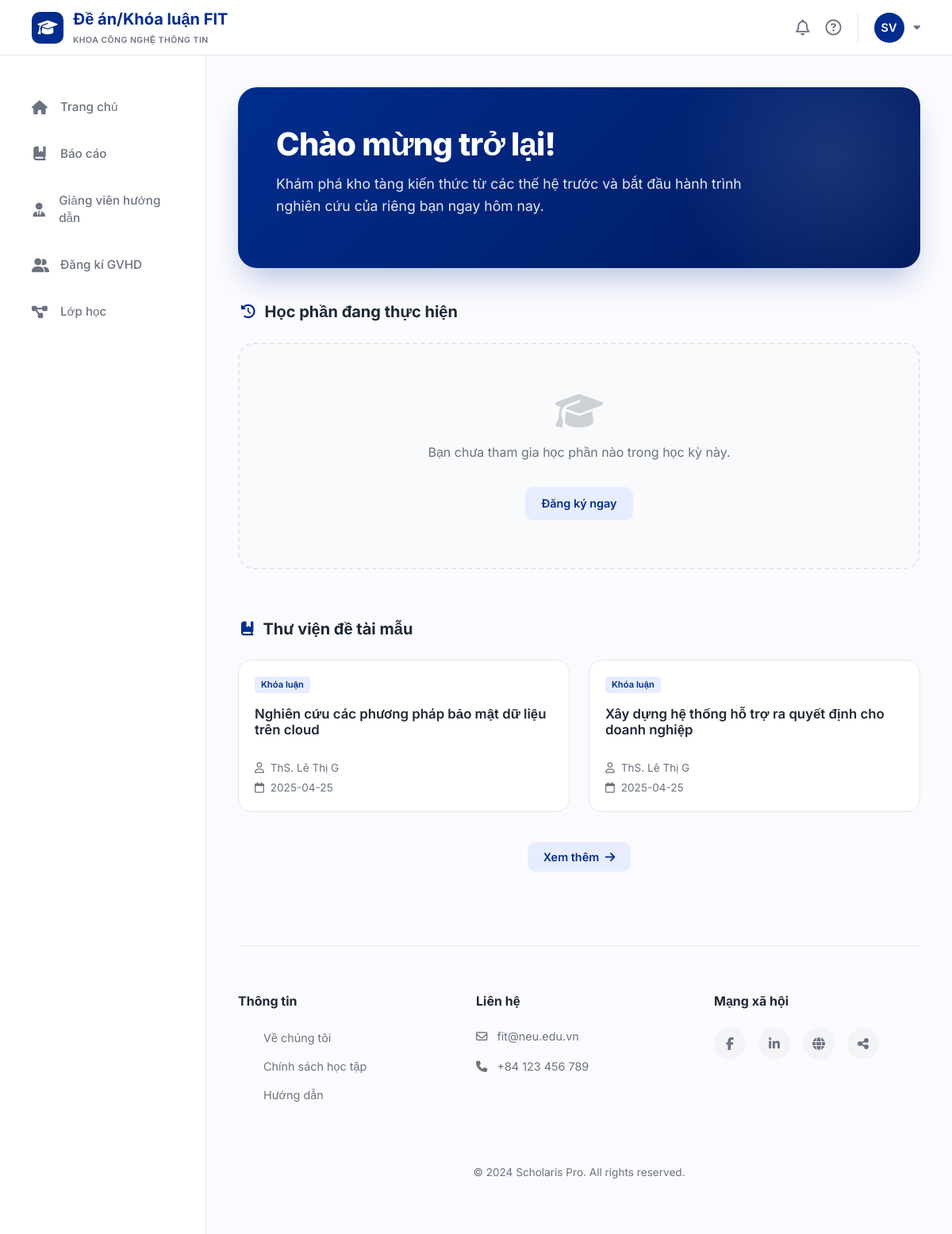
Page /home (signed in) on the earlier database version.
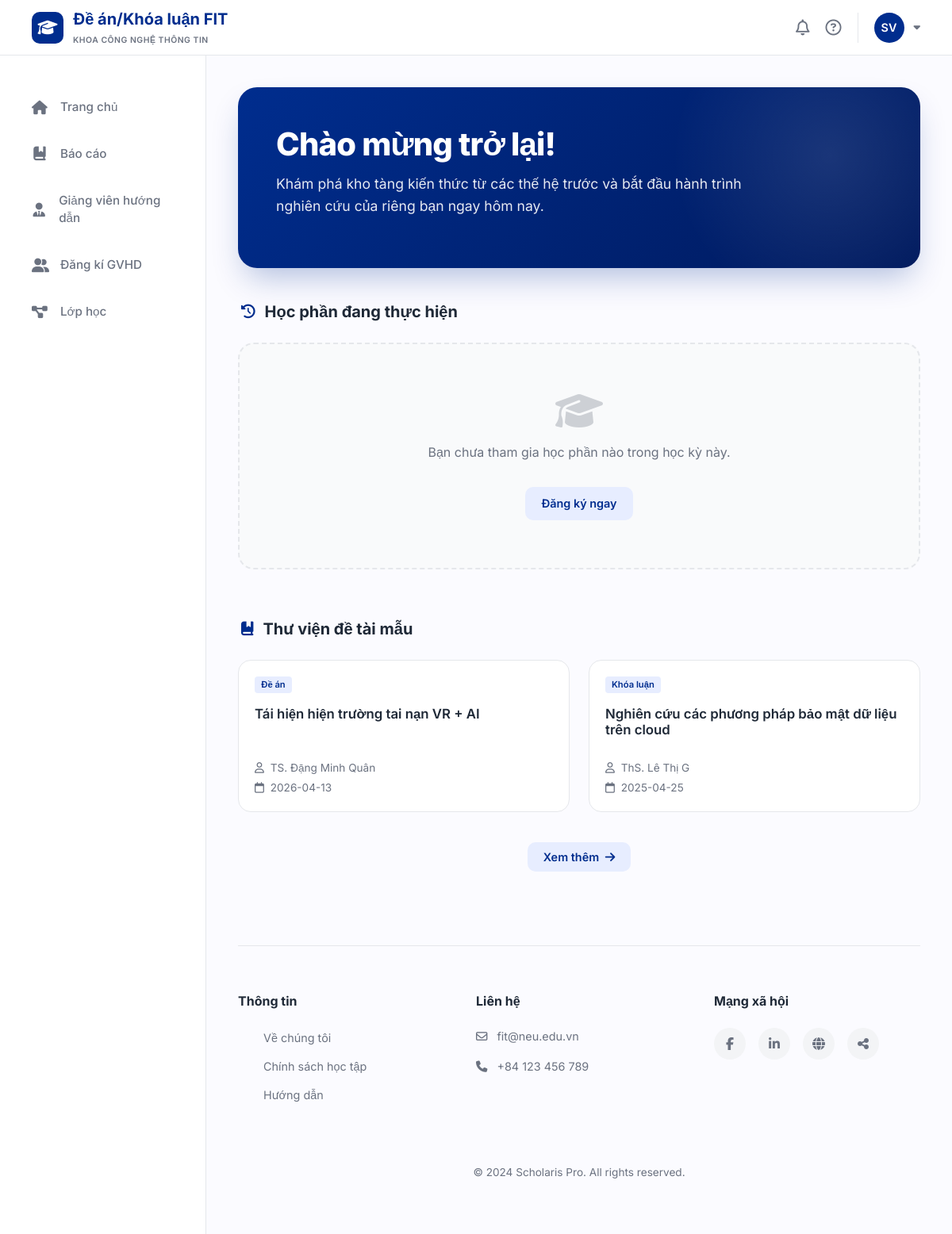
Same page on the later database version.
### tables this page shows
CREATE TABLE published_reports (
    id INTEGER PRIMARY KEY AUTOINCREMENT,
    student_id INTEGER NOT NULL,
    class_id INTEGER NOT NULL,
    topic_id INTEGER NOT NULL,
    file_url VARCHAR(500),
    source_code_url VARCHAR(500),
    published_at DATETIME DEFAULT CURRENT_TIMESTAMP,
    FOREIGN KEY (student_id) REFERENCES students(id),
    FOREIGN KEY (class_id) REFERENCES classes(id),
    FOREIGN KEY (topic_id) REFERENCES topics(id)
);

CREATE TABLE course_types (
    id INTEGER PRIMARY KEY AUTOINCREMENT,
    type_name VARCHAR(50) NOT NULL UNIQUE
);

CREATE TABLE topics (
    id INTEGER PRIMARY KEY AUTOINCREMENT,
    student_id INTEGER NOT NULL,
    class_id INTEGER NOT NULL,
    title VARCHAR(500) NOT NULL,
    description TEXT,
    created_at DATETIME DEFAULT CURRENT_TIMESTAMP,
    updated_at DATETIME DEFAULT CURRENT_TIMESTAMP,
    FOREIGN KEY (student_id) REFERENCES students(id),
    FOREIGN KEY (class_id) REFERENCES classes(id)
);

CREATE TABLE users (
    id INTEGER PRIMARY KEY AUTOINCREMENT,
    email VARCHAR(100) NOT NULL UNIQUE,
    password VARCHAR(255) NOT NULL,
    full_name VARCHAR(100) NOT NULL,
    role VARCHAR(20) NOT NULL CHECK (role IN ('student', 'lecturer')),
    phone VARCHAR(20),
    created_at DATETIME DEFAULT CURRENT_TIMESTAMP
);

### app/student/home/routes.py (the view)
@student_home_bp.route('/')
@student_home_bp.route('/home')
def home():
    if 'user_id' not in session or session.get('role') != 'student':
        if session.get('role') == 'lecturer':
             return redirect(url_for('lecturer_home.home'))
        return redirect(url_for('login.login'))
    user_id = session['user_id']
    db = get_db()
    cursor = db.cursor()
    cursor.execute("SELECT * FROM semesters WHERE is_current = 1 LIMIT 1")
    current_semester = cursor.fetchone()
    cursor.execute("SELECT id FROM students WHERE user_id = ?", (user_id,))
    student = cursor.fetchone()
    if not student:
        return "Student profile not found", 404
    student_id = student['id']
    ongoing_courses = []
    if current_semester:
        cursor.execute("""
            SELECT c.*, ct.type_name, co.course_name, u.full_name as lecturer_name
            FROM class_students cs
            JOIN classes c ON cs.class_id = c.id
            JOIN courses co ON c.course_id = co.id
            JOIN course_types ct ON co.course_type_id = ct.id
            JOIN lecturers l ON c.lecturer_id = l.id
            JOIN users u ON l.user_id = u.id
            WHERE cs.student_id = ? AND c.semester_id = ? AND c.status = 'active'
        """, (student_id, current_semester['id']))
        ongoing_courses = cursor.fetchall()
    cursor.execute("""
        SELECT pr.*, t.title, u.full_name as lecturer_name, ct.type_name, co.course_name
        FROM published_reports pr
        JOIN topics t ON pr.topic_id = t.id
        JOIN classes c ON t.class_id = c.id
        JOIN courses co ON c.course_id = co.id
        JOIN course_types ct ON co.course_type_id = ct.id
        JOIN lecturers l ON c.lecturer_id = l.id
        JOIN users u ON l.user_id = u.id
        ORDER BY pr.published_at DESC
        LIMIT 2
    """)
    library_items = cursor.fetchall()
    return render_template(
        'student/home.html',
        ongoing_courses=ongoing_courses,
        library_items=library_items,
        current_semester=current_semester
    )

### app/database.py (called while the page is built)
def get_db():
    if 'db' not in g:
        g.db = sqlite3.connect(DB_PATH, timeout=30)
        g.db.row_factory = sqlite3.Row
        try:
            g.db.execute("PRAGMA journal_mode=WAL")
            g.db.execute("PRAGMA foreign_keys=ON")
        except sqlite3.OperationalError:
            pass
    return g.db

### templates/student/home.html (shortened to what this page needs)
{% extends "student/base.html" %}
{% block content %}
<div class="home-container">
    <section class="hero-section">
        <div class="hero-text">
            <h1>Chào mừng trở lại!</h1>
            <p>Khám phá kho tàng kiến thức từ các thế hệ trước và bắt đầu hành trình nghiên cứu của riêng bạn ngay hôm nay.</p>
        </div>
    </section>
    <div class="section-title">
        <i class="fa-solid fa-clock-rotate-left"></i>
        <span>Học phần đang thực hiện</span>
    </div>
    <div class="ongoing-grid">
        {% if ongoing_courses %}
            {% for course in ongoing_courses %}
            <div class="course-card">
                <div class="card-header-info">
                    <span class="card-label {% if course.type_name == 'Đề án' %}label-project{% else %}label-thesis{% endif %}">
                        {{ course.type_name }}
                    </span>
                </div>
                <div class="card-main">
                    <h3>{{ course.course_name }}</h3>
                    <div class="lecturer-info">
                        <i class="fa-solid fa-user-tie"></i>
                        <span>GV: {{ course.lecturer_name }}</span>
                    </div>
                </div>
                <div class="card-footer">
                    <span style="font-size: 0.85rem; color: var(--text-muted);">Mã lớp: {{ course.class_code }}</span>
                    <a href="{{ url_for('myprojects.project_detail', id=course.id) }}" class="btn-action">Vào lớp học</a>
                </div>
            </div>
            {% endfor %}
        {% else %}
            <div class="empty-state">
                <i class="fa-solid fa-graduation-cap"></i>
                <p>Bạn chưa tham gia học phần nào trong học kỳ này.</p>
                <a href="{{ url_for('registration.registration') }}" class="btn-action mt-3 d-inline-block">Đăng ký ngay</a>
            </div>
        {% endif %}
    </div>
    <div class="section-title">
        <i class="fa-solid fa-book-bookmark"></i>
        <span>Thư viện đề tài mẫu</span>
    </div>
    <div class="library-grid">
        {% if library_items %}
            {% for item in library_items %}
            <a href="{{ url_for('thesis.thesis_detail', topic_id=item.topic_id) }}" style="text-decoration: none;">
                <div class="library-item">
                    <span class="item-tag">{{ item.type_name }}</span>
                    <h4>{{ item.title }}</h4>
                    <div class="item-meta">
                        <span><i class="fa-regular fa-user me-1"></i> {{ item.lecturer_name }}</span>
                        <span><i class="fa-regular fa-calendar me-1"></i> {{ item.published_at[:10] }}</span>
                    </div>
                </div>
            </a>
            {% endfor %}
            <div style="grid-column: 1/-1; text-align: center; margin-top: 20px;">
                <a href="{{ url_for('thesis.thesesprojects') }}" class="btn-action">
                    Xem thêm <i class="fa-solid fa-arrow-right ms-1"></i>
                </a>
            </div>
        {% else %}
            <div class="empty-state">
                <i class="fa-solid fa-box-open"></i>
                <p>Thư viện hiện đang trống.</p>
            </div>
        {% endif %}
    </div>
</div>
{% endblock %}

Differences in the rows shown:
no longer on this page (row unchanged): published_reports: type_name "Khóa luận", title "Xây dựng hệ thống hỗ trợ ra quyết định cho doanh nghiệp", lecturer_name "ThS. Lê Thị G", published_at "2025-04-25"
added published_reports: type_name "Đề án", title "Tái hiện hiện trường tai nạn VR + AI", lecturer_name "TS. Đặng Minh Quân", published_at "2026-04-13"
